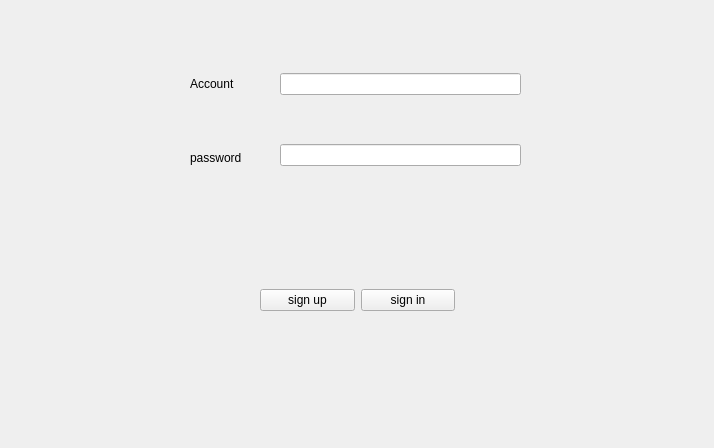
<?xml version="1.0" encoding="UTF-8"?>
<ui version="4.0">
 <class>Login</class>
 <widget class="QWidget" name="Login">
  <property name="geometry">
   <rect>
    <x>0</x>
    <y>0</y>
    <width>714</width>
    <height>448</height>
   </rect>
  </property>
  <property name="windowTitle">
   <string>Form</string>
  </property>
  <widget class="QWidget" name="horizontalLayoutWidget">
   <property name="geometry">
    <rect>
     <x>260</x>
     <y>260</y>
     <width>195</width>
     <height>81</height>
    </rect>
   </property>
   <layout class="QHBoxLayout" name="horizontalLayout">
    <item>
     <widget class="QPushButton" name="buttonSignUp">
      <property name="text">
       <string>sign up</string>
      </property>
     </widget>
    </item>
    <item>
     <widget class="QPushButton" name="buttonLogin">
      <property name="text">
       <string>sign in</string>
      </property>
     </widget>
    </item>
   </layout>
  </widget>
  <widget class="QWidget" name="verticalLayoutWidget">
   <property name="geometry">
    <rect>
     <x>280</x>
     <y>30</y>
     <width>241</width>
     <height>181</height>
    </rect>
   </property>
   <layout class="QVBoxLayout" name="verticalLayout">
    <item>
     <widget class="QLineEdit" name="lineEditAccount"/>
    </item>
    <item>
     <widget class="QLineEdit" name="lineEditPassword"/>
    </item>
   </layout>
  </widget>
  <widget class="QWidget" name="verticalLayoutWidget_2">
   <property name="geometry">
    <rect>
     <x>190</x>
     <y>50</y>
     <width>71</width>
     <height>141</height>
    </rect>
   </property>
   <layout class="QVBoxLayout" name="verticalLayout_2">
    <item>
     <widget class="QLabel" name="labelAccount">
      <property name="text">
       <string>Account</string>
      </property>
     </widget>
    </item>
    <item>
     <widget class="QLabel" name="labelPassword">
      <property name="text">
       <string>password</string>
      </property>
     </widget>
    </item>
   </layout>
  </widget>
 </widget>
 <resources/>
 <connections/>
</ui>
